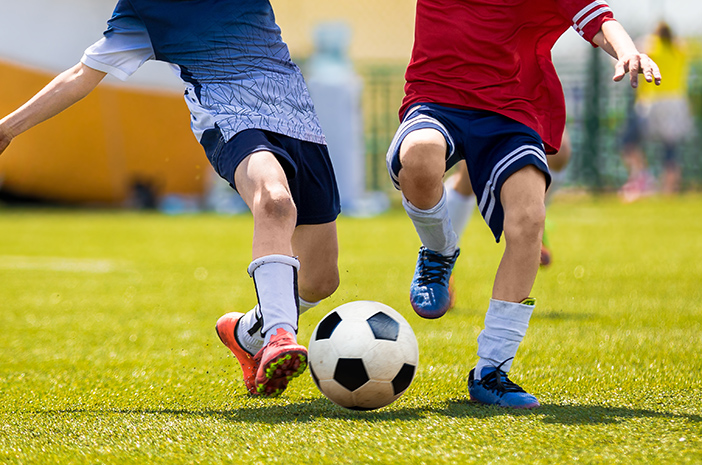
#> input picture 5-UAS/Nomor4/bola.jpg, 702 x 465 px
$ jupyter execute Nomer4.ipynb
#> lines starting #> are read from the running program, lines starting #| are printed output that depends on the picture; after the words box and inside, x2 and y2 are one past the last pixel; in counts of white or black regions, pixels touching at a corner belong together
[cell 1]
import cv2
import numpy as np
gambar = cv2.imread('./bola.jpg')
#> gambar is the input picture: shape (465, 702, 3); mean B, G, R 82.3, 145.7, 159.4

output = gambar.copy()
img = cv2.cvtColor(gambar, cv2.COLOR_BGR2GRAY)
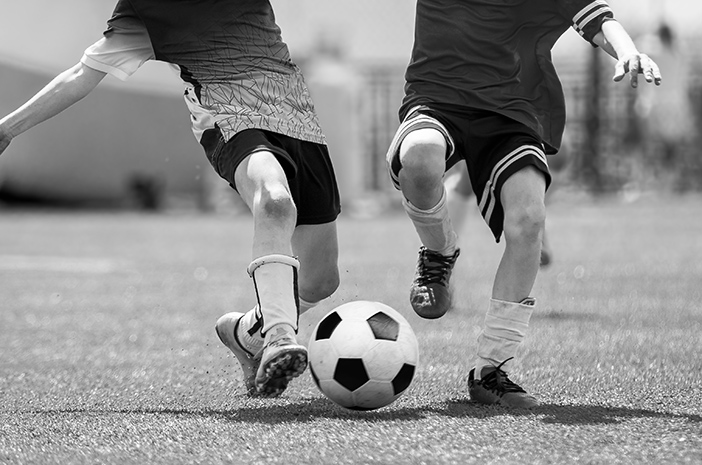
#> img: shape (465, 702); min 0, max 255, mean 142.6
# Cari iris (lingkaran)
circles = cv2.HoughCircles(img, cv2.HOUGH_GRADIENT, 1, 500, param1 = 50,
               param2 = 20, minRadius = 50, maxRadius = 150)
#> circles = [[441.5, 312.5, 143.9], [17.5, 15.5, 104.9]]
# jika ditemukan
if circles is not None:
   # cari koordinat x,y dan radius (r)
   circles = np.round(circles[0, :]).astype("int")
#> circles = [[442, 312, 144], [18, 16, 105]]
   print(circles)
#| [[442 312 144]
#|  [ 18  16 105]]
   # cari terus dlm loop
   for (x, y, r) in circles:
      cv2.circle(output, (x, y), r, (0, 255, 0), 2)
#> this loop made 2 passes
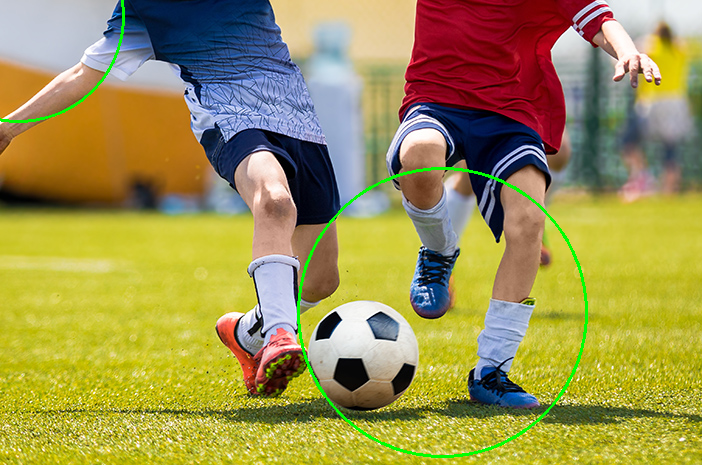
#> output: shape (465, 702, 3); 0.99% of pixels changed, all inside (x1, y1, x2, y2) = (0, 0, 588, 458)
# tampilkan gambar
cv2.imshow('Deteksi Lingkaran', output)

[cell 2]
import cv2 as cv
import numpy as np

# Nama file
filename = './bola.jpg'
# Load gambar traffic-sign.jpg
src = cv.imread(filename)

# resize ke 30% ukuran aslinya
scale_percent = 30
width = int(src.shape[1] * scale_percent / 100)
#> width = 210
height = int(src.shape[0] * scale_percent / 100)
#> height = 139
dim = (width, height)
#> dim = (210, 139)
resized = cv.resize(src, dim, interpolation = cv.INTER_AREA)
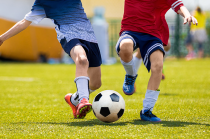
#> resized: shape (139, 210, 3); mean B, G, R 82.3, 145.7, 159.4

# ubah ke grayscale
gray = cv.cvtColor(resized, cv.COLOR_BGR2GRAY)
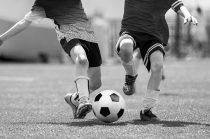
#> gray: shape (139, 210); min 0, max 254, mean 142.6
# beri filter median blur
gray = cv.medianBlur(gray, 5)
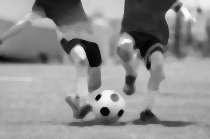
#> gray: shape (139, 210); min 4, max 250, mean 143

# aplikasikan hough circle
circles = cv.HoughCircles(gray, cv.HOUGH_GRADIENT, 0.5, 20,
                            param1=100, param2=30,
                            minRadius=10, maxRadius=30)
#> circles = None
# Jika lingkaran ditemukan
if circles is not None:
    circles = np.uint16(np.around(circles))
    # Untuk setiap lingkaran, gambar lingkaran diatasnya
    for i in circles[0, :]:
        center = (i[0], i[1])
        # circle center
        cv.circle(resized, center, 1, (0, 100, 100), 3)
        # circle outline
        radius = i[2]
        cv.circle(resized, center, radius, (0, 234, 255), 3)

cv2.imshow('Deteksi Lingkaran', resized)

[cell 3]
import cv2
import numpy as np

# Baca gambar
img = cv2.imread('./bola2.jpg', cv2.IMREAD_GRAYSCALE)
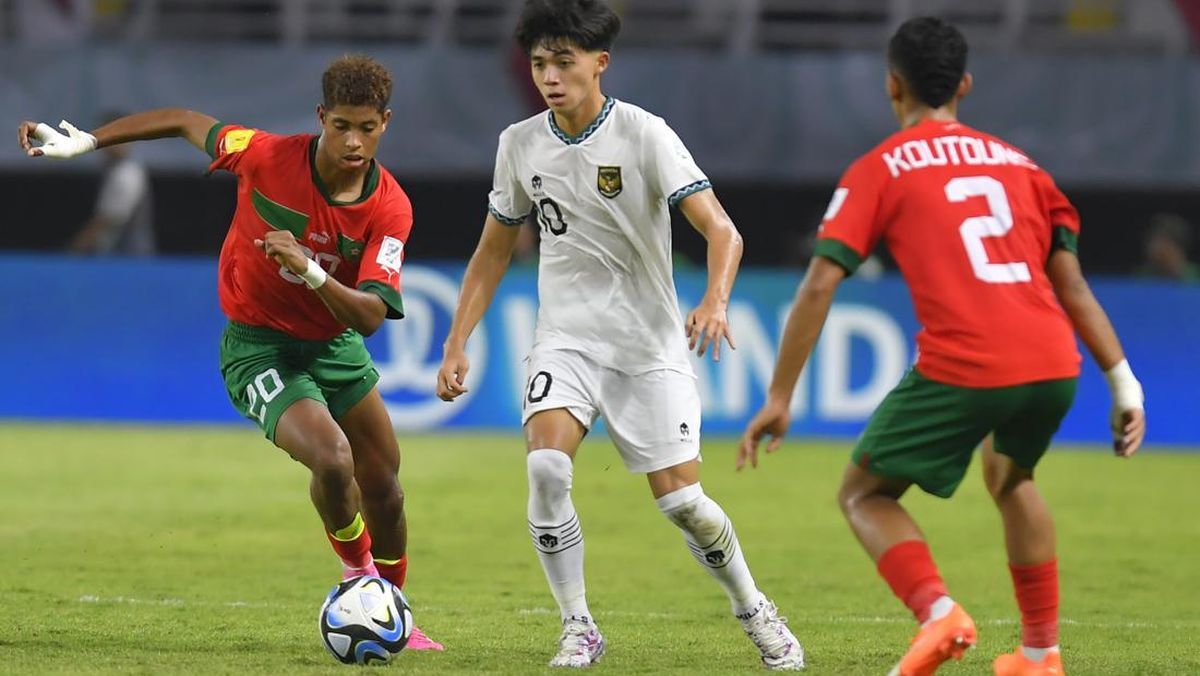
#> input picture 5-UAS/Nomor4/bola2.jpg, 1200 x 676 px
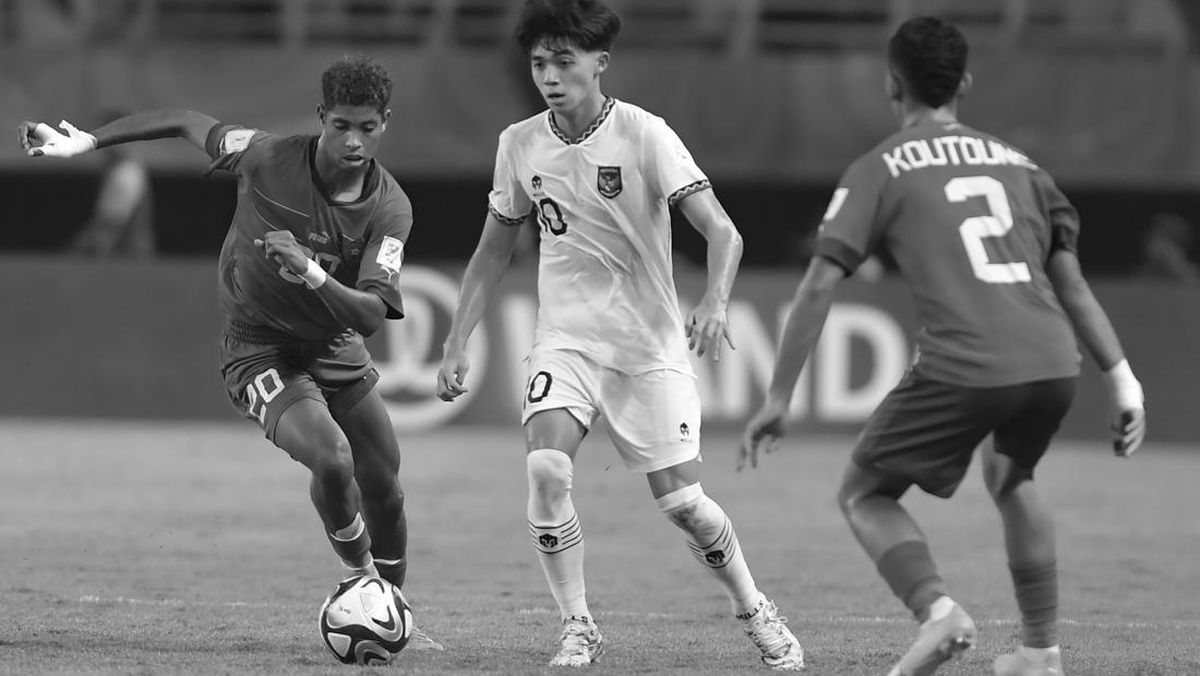
#> img: shape (676, 1200); min 0, max 255, mean 112.5

# Lakukan pre-processing jika diperlukan (misalnya, ubah ukuran gambar, blurring, deteksi tepi, dll.)
# ...

# Deteksi lingkaran menggunakan Hough Transform
circles = cv2.HoughCircles(
    img,
    cv2.HOUGH_GRADIENT,
    dp=1,  # Resolusi ruang akumulator yang diinginkan (semakin kecil semakin akurat, tapi juga membutuhkan lebih banyak waktu)
    minDist=50,  # Jarak minimum antara pusat dua lingkaran yang dideteksi
    param1=50,  # Parameter deteksi tepi (semakin tinggi, semakin ketat)
    param2=30,  # Parameter ambang batas untuk memilih pusat lingkaran (semakin kecil, semakin ketat)
    minRadius=10,  # Radius minimum lingkaran yang akan dideteksi
    maxRadius=100  # Radius maksimum lingkaran yang akan dideteksi
)
#> circles = 134 rows, first 8: [643.5, 571.5, 99.4], [324.5, 346.5, 99.4], [559.5, 295.5, 99.4], [461.5, 575.5, 99.4], [319.5, 289.5, 99.4], [409.5, 171.5, 99.4], [632.5, 297.5, 93.9], [646.5, 245.5, 85.1]

# Jika lingkaran ditemukan, gambar mereka pada gambar asli
if circles is not None:
    circles = np.uint16(np.around(circles))
#> circles = 134 rows, first 8: [644, 572, 99], [324, 346, 99], [560, 296, 99], [462, 576, 99], [320, 290, 99], [410, 172, 99], [632, 298, 94], [646, 246, 85]
    for i in circles[0, :]:
        # Gambar lingkaran di sekitar setiap deteksi
        cv2.circle(img, (i[0], i[1]), i[2], (0, 255, 0), 2)
#> this loop made 134 passes
#> i on passes 1 to 12: [644, 572, 99], [324, 346, 99], [560, 296, 99], [462, 576, 99], [320, 290, 99], [410, 172, 99], [632, 298, 94], [646, 246, 85], [834, 578, 99], [680, 372, 95], [480, 276, 99], [594, 556, 99]
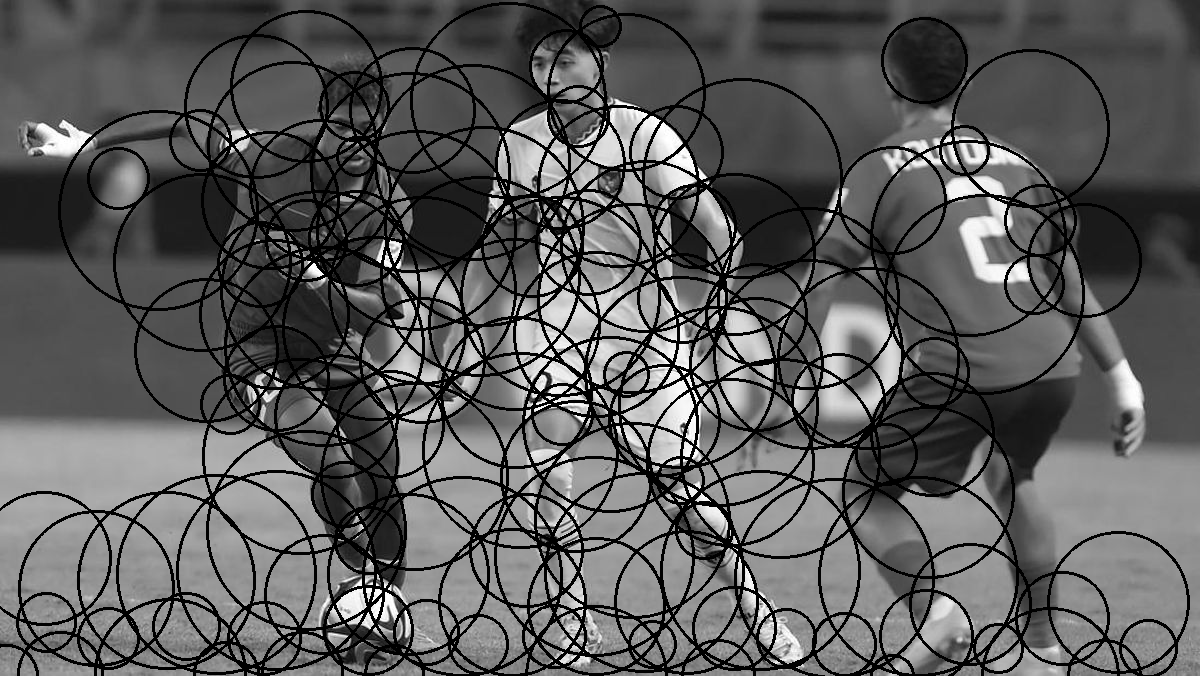
#> img: shape (676, 1200); 16.7% of pixels changed, all inside (x1, y1, x2, y2) = (0, 2, 1190, 676)

# Tampilkan hasil
cv2.imshow('Deteksi Lingkaran', img)
cv2.waitKey(0)
cv2.destroyAllWindows()
